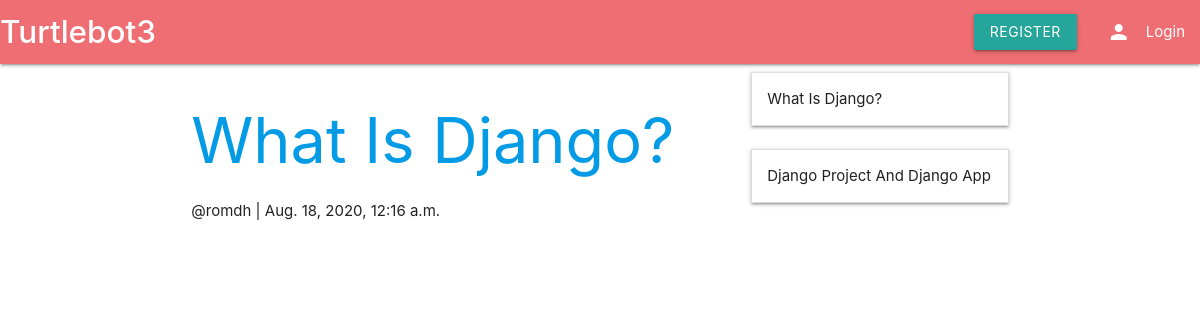
/categories/series/django-fundamental/, run on the app's committed database.
### post/models.py (models this page shows, shortened)
class Post(models.Model):
    category = models.ForeignKey(Category, on_delete=models.CASCADE, related_name="post_categories", default=1)
    series = models.ForeignKey(CategorySeries, on_delete=models.CASCADE, related_name="category_series", default=1)
    title = models.CharField(max_length=200)
    slug = models.SlugField(max_length=200)
    author = models.ForeignKey(User, on_delete=models.CASCADE, related_name="post_user")
    content = RichTextUploadingField(null=True, blank=True)
    create_date = models.DateTimeField(auto_now_add=True)
    update_date = models.DateTimeField(auto_now_add=True)

### post/views.py (the view)
# urls.py: path('categories/series/<slug>/', views.first_post, name="first_post"),
def first_post(request, slug):
    series = get_object_or_404(CategorySeries, series_slug=slug)
    posts = [post for post in series.category_series.all()]
    context = {'posts':posts, 'first_page':posts[0]}
    return render(request, 'post/first_post.html', context)

### post/templates/post/first_post.html (shortened to what this page needs)
{% extends 'main/base.html' %}
{% block content %}
    <div class="container">
        <div class="row">
            <div class="col m8">
                <h1><a href="">{{ first_page.title|title }}</a></h1>
                <p>@{{first_page.author}} | {{ first_page.create_date }}</p>
            </div>
            {% for post in posts %}
            <div class="col m4">
                <ul class="collapsible">
                    <li>
                        <div class="collapsible-header">{{post.title|title}}</div>
                    </li>
                </ul>
            </div>
            {% endfor %}
        </div>
    </div>
{% endblock %}

### data on the page
Post: title "What Is Django?", author "romdh", create_date "Aug. 18, 2020, 12:16 a.m."
Post: title "Django Project And Django App"
